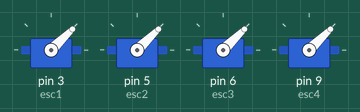
This sketch was run on a simulated Arduino Uno, built with avr-gcc and run on an emulated ATmega328P. Parts: 4 × servo.

Above: at 1.05 s.
At 12.95 s:
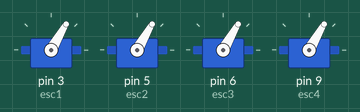
At 14.65 s:
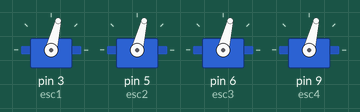
At 16.35 s:
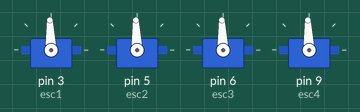
Timing chart, 0 to 21.0 s (numbered marks = the images above):
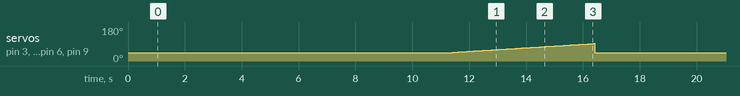

The sketch:

sketch_apr30b_drone_0_2.ino
```cpp
#include <Servo.h>//ESCをコントロールするためのライブラリを追加
Servo esc1;
Servo esc2;
Servo esc3;
Servo esc4;
int m=0,n=1000;
int b=1000;
void setup()
{
pinMode(A0, INPUT);        // A0ピンを入力に指定
Serial.begin(9600);
esc1.attach(3);
esc1.writeMicroseconds(1000);
esc2.attach(5);
esc2.writeMicroseconds(1000);
esc3.attach(6);
esc3.writeMicroseconds(1000);
esc4.attach(9);
esc4.writeMicroseconds(1000);
Serial.begin(9600);
delay(1000);
}
void loop()
{
esc1.writeMicroseconds(n);
esc2.writeMicroseconds(n);
esc3.writeMicroseconds(n);
esc4.writeMicroseconds(n);
m++;
n+=m/b;
if(n>=1500){
  n=1000;
  m=0;
}
delay(10);
}
```

Measured:
- by itself, servo on pin 3 (esc1), servo on pin 5 (esc2), servo on pin 6 (esc3), servo on pin 9 (esc4): ramps from 44° to 93° and jumps back, once every 15.4 s
